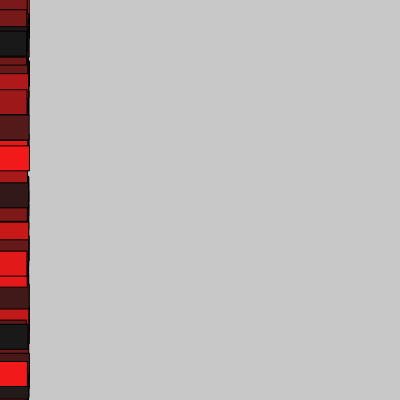
Frame 1 (no input)
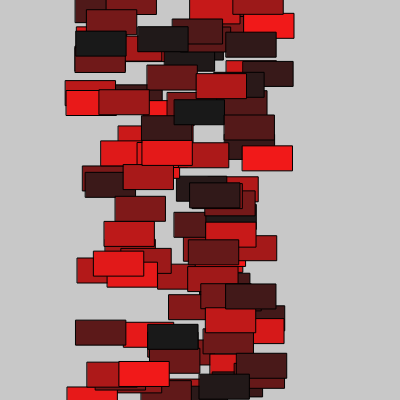
Frame 60 (no input)
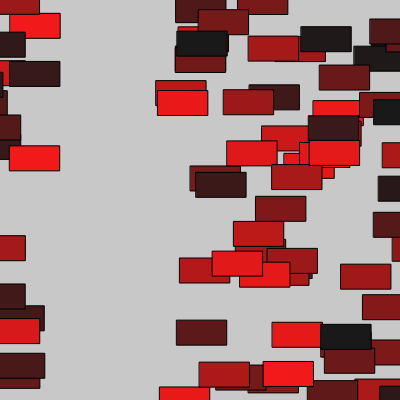
Frame 120 (the mouse pressed at the canvas centre since frame 60)

The p5.js sketch that drew these frames (run headless with seeded random() and noise() and a simulated clock; from frame 60 on, the mouse is pressed at the canvas centre):

// p5.js sketch
// ── sketch.js
let cars = [];
let car;
let c;
let carcount = 99;

function setup() {
  createCanvas(400, 400);

  //spawns on setup start
  // for (let i = 0; i < 2; i++) {
  //   let y = 10 + 50 * i;
  //   cars[i] = new Car(
  //     color(random(255), random(255), random(255)),
  //     0,
  //     y,
  //     random(5)
  //   );
  // }

for (let i = 0; i < carcount; i++) {
  let y = random(height);
  let c = new Car(color(random(220)+25, 25, 25), 0, y, random(3)+1.5); 
  cars.push(c);
}



}

// can be used to spawn on mousePressed()
// function mousePressed() {
//   let y = random(height);

//   let c = new Car(
//     color(random(255), random(255), random(255)),
//     0,
//     y,
//     random(5)
//   );

//   cars.push(c);
// }

function draw() {
  background(200);

  for (let i = 0; i < cars.length; i++) {
    cars[i].drive();
    cars[i].display();
  }

}

function mousePressed(){
  for (let i = 0; i < cars.length; i++) {
    cars[i].click(mouseX, mouseY);
  }

}

// Even though there are multiple objects, we still only need one class.
// No matter how many cookies we make, only one cookie cutter is needed.
class Car {
  constructor(tempC, tempXpos, tempYpos, tempXspeed) {
    this.c = tempC;
    this.xpos = tempXpos;
    this.ypos = tempYpos;
    this.xspeed = tempXspeed;
  }

  display() {
    stroke(0);
    fill(this.c);
    rectMode(CENTER);
    rect(this.xpos, this.ypos, 50, 25);
  }

  click(px, py){
    // let d = dist(this.xpos, this.ypos, mouseX, mouseY);
    // if (d<25){
    //   console.log("Hog")
    // }

    let halfW = 50/2;
    let halfH = 25/2;

    if (abs(px - this.xpos) < halfW + 5 &&
       abs(py - this.ypos) < halfH + 5){
      console.log("Oh yeah. Hog time.")
    }

  }


  drive() {
    this.xpos = this.xpos + this.xspeed;
    if (this.xpos > width+50) {
      this.xpos = -50;
    }
  }
}
